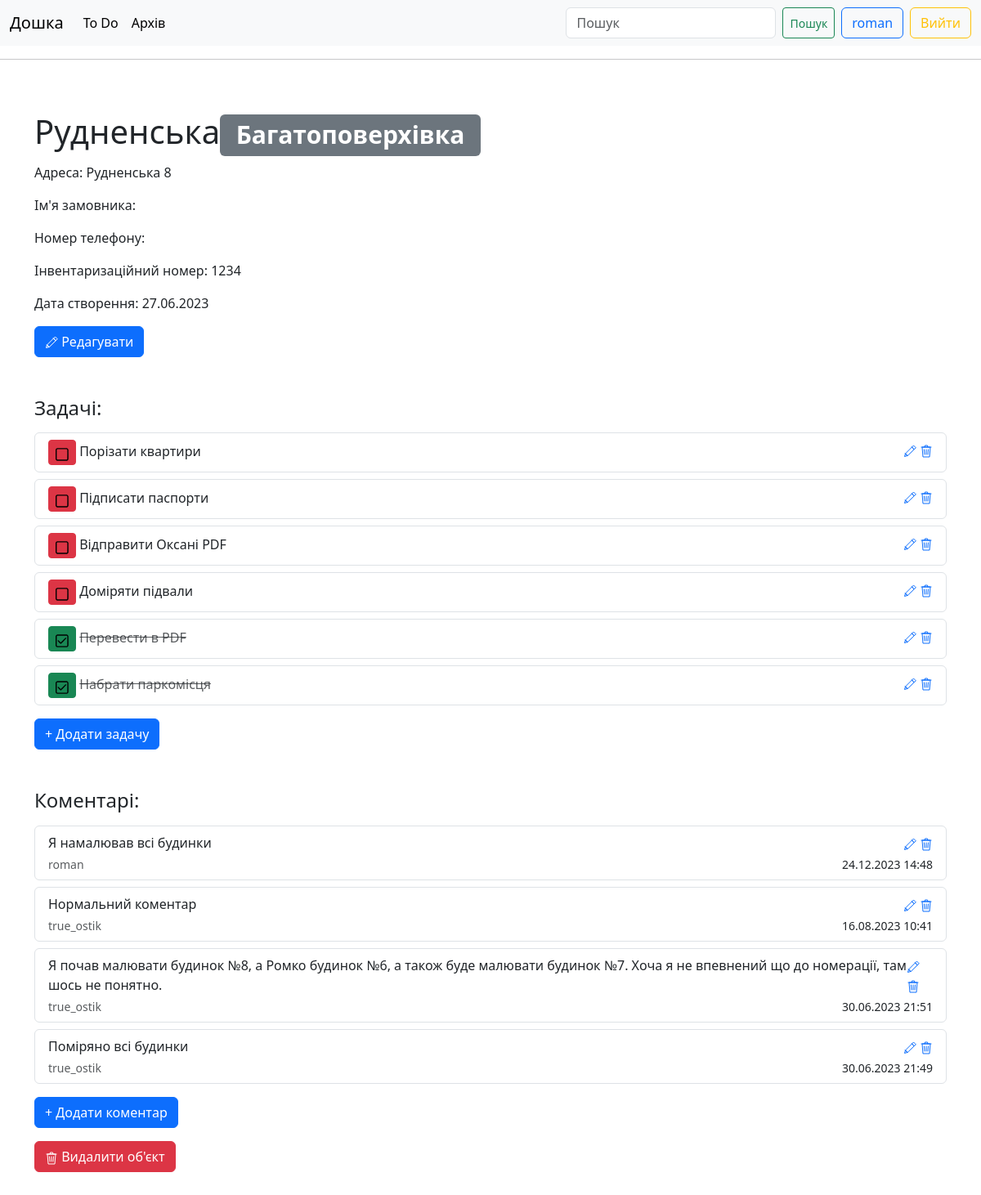
The app's page /subject/1/ (signed in) with its own data.
### bord/models.py (models this page shows, shortened)
class Subject(models.Model):
    class TypeOfSubject(models.TextChoices):
        BUILDING = 'BU', _('Багатоповерхівка')
        COMMERCE = 'CO', _('Будівля')
        GARAGE = 'GA', _('Гараж')
        HOUSE = 'HO', _('Особняк')
        APARTMENT = 'AP', _('Квартира')
        KEV = 'KE', _('КЕВ')
        QUARTERS = 'QU', _('Нежитлове приміщення')
        UNFINISHED = 'UF', _('Незавершене')
        SUMMERHOUSE = 'SH', _('Садовий будинок')
    class Priority(models.TextChoices):
        HIGH = 'AA', _('Високий')
        NORMAL = 'BB', _('Звичайний')
        LOW = 'CC', _('Низький')
    name = models.CharField(max_length=200)
    type = models.CharField(max_length=2, choices=TypeOfSubject.choices, default=TypeOfSubject.HOUSE)
    priority = models.CharField(max_length=3, choices=Priority.choices, default=Priority.NORMAL)
    archived = models.BooleanField(default=False)
    address = models.CharField(max_length=200, blank=True)
    client_name = models.CharField(max_length=200, blank=True)
    client_number = models.CharField(max_length=200, blank=True)
    invent_number = models.CharField(max_length=10, blank=True)
    measured = models.BooleanField(default=False)
    drawn = models.BooleanField(default=False)
    calculated = models.BooleanField(default=False)
    typed = models.BooleanField(default=False)
    numbered = models.BooleanField(default=False)
    done = models.BooleanField(default=False)
    date_added = models.DateTimeField(auto_now_add=True)
    def __str__(self):
        return self.name

class Subtask (models.Model):
    subject = models.ForeignKey(Subject, on_delete=models.CASCADE)
    text = models.TextField()
    done = models.BooleanField(default=False)
    def __str__(self):
        return self.text

class Comment(models.Model):
    subject = models.ForeignKey(Subject, on_delete=models.CASCADE)
    text = models.TextField()
    date_added = models.DateTimeField(auto_now_add=True)
    author = models.ForeignKey(User, on_delete=models.CASCADE)
    def __str__(self):
        if len(self.text) < 500:
            return self.text
        else:
            return f"{self.text[:500]}..."

### bord/views.py (the view)
# urls.py: path('subject/<int:subject_id>/', views.subject_view, name='subject'),
def subject_view(request, subject_id):
    subject = Subject.objects.get(id=subject_id)
    comments = subject.comment_set.order_by('-date_added')
    subtasks = subject.subtask_set.order_by('done')
    context = {'subject': subject, 'comments': comments, 'subtasks': subtasks}
    return render(request, 'bord/subject.html', context)

### bord/templates/bord/subject.html (shortened to what this page needs)
{% extends "bord/base.html" %}
{% block content %}
    <h1>{{ subject }}<span class="badge bg-secondary">{{ subject.get_type_display }}</span></h1>
    <p> Адреса: {{ subject.address }}</p>
    <p> Ім'я замовника: {{ subject.client_name }}</p>
    <p> Номер телефону: {{ subject.client_number }}</p>
    <p> Інвентаризаційний номер: {{ subject.invent_number }}</p>
    <p> Дата створення: {{ subject.date_added|date:'d.m.Y' }}</p>
    <a class="btn btn-primary" href="{% url 'bord:edit_subject' subject.id %}"><svg class="bi" width="16" height="16"><use xlink:href="#i-edit"></use></svg> Редагувати</a>
    <h4 class="mt-5">Задачі:</h4>
    {% for subtask in subtasks %}
        <ul class="list-group">
          <li class="list-group-item mt-2" aria-current="true">
            <div class="d-flex w-100 justify-content-between">
                {% if subtask.done %}
                    <div>
                      <a class="btn btn-success btn-sm" href="{% url 'bord:check_subtask' subtask.id %}"><svg class="bi" width="16" height="16"><use xlink:href="#done"></use></svg></a>
                      <del class="text-muted">{{ subtask }}</del>
                    </div>
                {% else %}
                    <div>
                      <a class="btn btn-danger btn-sm" href="{% url 'bord:check_subtask' subtask.id %}"><svg class="bi" width="16" height="16"><use xlink:href="#empty"></use></svg></a>
                      {{ subtask }}
                    </div>
                {% endif %}
                <div>
                    <a href="{% url 'bord:edit_subtask' subtask.id %}"><svg class="bi" width="16" height="16"><use xlink:href="#i-edit"></use></svg></a>
                    <a href="{% url 'bord:delete_subtask' subtask.id %}"><svg class="bi" width="16" height="16"><use xlink:href="#i-trash"></use></svg></a>
                </div>
            </div>
          </li>
        </ul>
    {% empty %}
        <p>Нема задач</p>
    {% endfor %}
    <a class="btn btn-primary mt-3" href="{% url 'bord:new_subtask' subject.id %}">+ Додати задачу</a>
    <h4 class="mt-5">Коментарі:</h4>
    {% for comment in comments %}
        <ul class="list-group">
          <li class="list-group-item mt-2" aria-current="true">
            <div class="d-flex w-100 justify-content-between">
              <p class="mb-1">{{ comment }}</p>
                <div>
                    <a href="{% url 'bord:edit_comment' comment.id %}"><svg class="bi" width="16" height="16"><use xlink:href="#i-edit"></use></svg></a>
                    <a href="{% url 'bord:delete_comment' comment.id %}"><svg class="bi" width="16" height="16"><use xlink:href="#i-trash"></use></svg></a>
                </div>
            </div>
            <div class="d-flex w-100 justify-content-between">
                <small class="text-muted">{{ comment.author }}</small>
                <small>{{ comment.date_added|date:'d.m.Y H:i' }}</small>
            </div>
          </li>
        </ul>
    {% empty %}
        <p>Нема коментарів</p>
    {% endfor %}
    <a class="btn btn-primary mt-3" href="{% url 'bord:new_comment' subject.id %}">+ Додати коментар</a><br>
    <button type="button" class="btn btn-danger mt-3" data-bs-toggle="modal" data-bs-target="#exampleModal">
      <svg class="bi" width="16" height="16"><use xlink:href="#i-trash"></use></svg> Видалити об'єкт
    </button>
{% endblock content %}

### bord/templates/bord/navbar.html (shortened to what this page needs)
<nav class="navbar navbar-expand-lg bg-body-tertiary">
  <div class="container-fluid">
    <a class="navbar-brand" href="{% url 'bord:index' %}">Дошка</a>
    <div class="collapse navbar-collapse" id="navbarSupportedContent">
      <ul class="navbar-nav me-auto mb-2 mb-lg-0">
        <li class="nav-item">
          <a class="nav-link active" aria-current="page" href="{% url 'bord:todo' %}">To Do</a>
        </li>
        <li class="nav-item">
          <a class="nav-link active" aria-current="page" href="{% url 'bord:archive' %}">Архів</a>
        </li>
      </ul>
      <form class="d-flex" role="search" id="search-form" method="get" action="{% url 'bord:search' %}">
        <input class="form-control me-2" type="text" placeholder="Пошук" aria-label="Search" name="query">
        <button class="btn btn-sm btn-outline-success me-2" type="submit">Пошук</button>
      </form>
        <ul class="navbar-nav ml-auto">
            {% if user.is_authenticated %}
                <li class="nav-item">
                    <a class="btn btn-outline-primary me-2">{{ user.username }}</a>
                </li>
                <li class="nav-item">
                    <a class="btn btn-outline-warning" href="{% url 'users:logout' %}">Вийти</a>
                </li>
            {% endif %}
        </ul>
    </div>
  </div>
</nav>
<hr>

### bord/templates/bord/base.html (style rules this page uses)
html, body, header, .carousel { height: 60vh; }

### records on screen
Subject: name "Рудненська", type "Багатоповерхівка", address "Рудненська 8", invent_number "1234", date_added "27.06.2023"
Subtask: text "Порізати квартири"
Subtask: text "Підписати паспорти"
Subtask: text "Відправити Оксані PDF"
Subtask: text "Доміряти підвали"
Subtask: text "Перевести в PDF"
Subtask: text "Набрати паркомісця"
Comment: text "Я намалював всі будинки", author "roman", date_added "24.12.2023 14:48"
Comment: text "Нормальний коментар", author "true_ostik", date_added "16.08.2023 10:41"
Comment: text "Я почав малювати будинок №8, а Ромко будинок №6, а також буде малювати будинок №7. Хоча я не впевнений що до номерації, там шось не понятно.", author "true_ostik", date_added "30.06.2023 21:51"
Comment: text "Поміряно всі будинки", author "true_ostik", date_added "30.06.2023 21:49"

### other values on screen
{{ user.username }} "roman"
